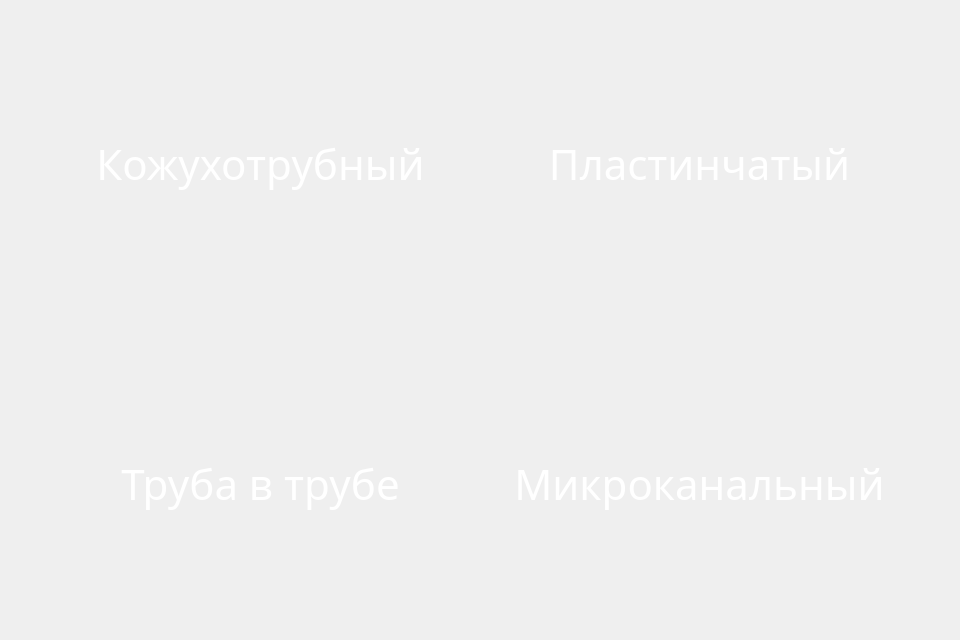
<?xml version="1.0" encoding="UTF-8"?>
<ui version="4.0">
 <class>Dialog</class>
 <widget class="QDialog" name="Dialog">
  <property name="geometry">
   <rect>
    <x>0</x>
    <y>0</y>
    <width>960</width>
    <height>640</height>
   </rect>
  </property>
  <property name="minimumSize">
   <size>
    <width>960</width>
    <height>640</height>
   </size>
  </property>
  <property name="maximumSize">
   <size>
    <width>960</width>
    <height>640</height>
   </size>
  </property>
  <property name="windowTitle">
   <string>Dialog</string>
  </property>
  <property name="styleSheet">
   <string notr="true">background:url(&quot;icons_new/Категории.jpg&quot;);
font-size:42px;
color:white;
font-family:Comfortaa;</string>
  </property>
  <widget class="QPushButton" name="shellandtube">
   <property name="geometry">
    <rect>
     <x>40</x>
     <y>13</y>
     <width>441</width>
     <height>301</height>
    </rect>
   </property>
   <property name="styleSheet">
    <string notr="true">
QPushButton{
background:none;
border:none;
border-radius:50px;
}
QPushButton:hover{
background:rgba(255,255,255,30);
}
QPushButton:pressed{
background:rgba(252,252,252,60);
}</string>
   </property>
   <property name="text">
    <string>Кожухотрубный</string>
   </property>
  </widget>
  <widget class="QPushButton" name="lamellar">
   <property name="geometry">
    <rect>
     <x>484</x>
     <y>13</y>
     <width>431</width>
     <height>301</height>
    </rect>
   </property>
   <property name="styleSheet">
    <string notr="true">
QPushButton{
background:none;
border:none;
border-radius:50px;
}
QPushButton:hover{
background:rgba(255,255,255,30);
}
QPushButton:pressed{
background:rgba(252,252,252,60);
}</string>
   </property>
   <property name="text">
    <string>Пластинчатый</string>
   </property>
  </widget>
  <widget class="QPushButton" name="turbine">
   <property name="geometry">
    <rect>
     <x>40</x>
     <y>333</y>
     <width>441</width>
     <height>301</height>
    </rect>
   </property>
   <property name="styleSheet">
    <string notr="true">
QPushButton{
background:none;
border:none;
border-radius:50px;

}
QPushButton:hover{
background:rgba(255,255,255,30);
}
QPushButton:pressed{
background:rgba(252,252,252,60);
}</string>
   </property>
   <property name="text">
    <string>Труба в трубе</string>
   </property>
  </widget>
  <widget class="QPushButton" name="piston">
   <property name="geometry">
    <rect>
     <x>484</x>
     <y>333</y>
     <width>431</width>
     <height>301</height>
    </rect>
   </property>
   <property name="styleSheet">
    <string notr="true">
QPushButton{
background:none;
border:none;
border-radius:50px;
font-size:42px;
}
QPushButton:hover{
background:rgba(255,255,255,30);
}
QPushButton:pressed{
background:rgba(252,252,252,60);
}</string>
   </property>
   <property name="text">
    <string>Микроканальный</string>
   </property>
  </widget>
 </widget>
 <resources/>
 <connections/>
</ui>
